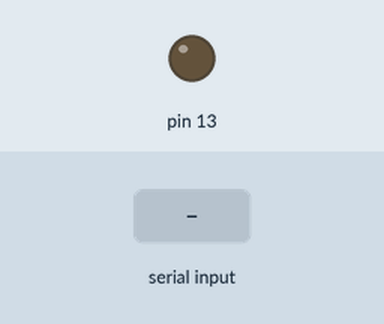
Bench run of a sketch on a simulated Arduino Uno, built with avr-gcc and run on an emulated ATmega328P. On the bench: output pins drawn as LEDs (lit = HIGH). The test bench sets the inputs (shaded band). What the sketch prints to the serial monitor is not drawn.

Above: at 1.2 s.
1.3 s: "1" received over Serial
At 1.7 s:
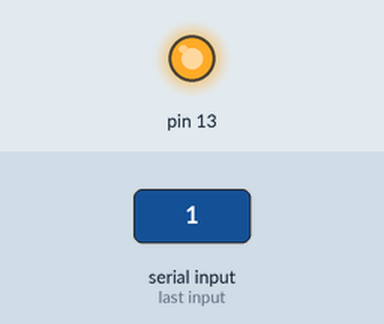
2.8 s: "2" received over Serial
At 3.4 s:
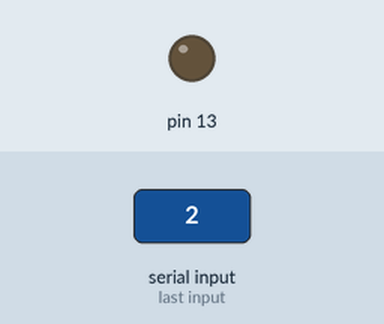
Timing chart, 0 to 5.8 s (numbered marks = the images above; inputs shaded):
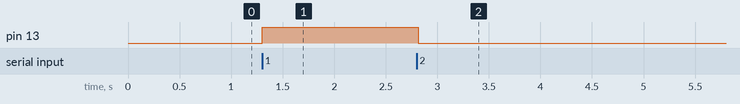

The sketch:

sketch_jun10b.ino
```cpp
int a;

void setup()
{

  pinMode(13, OUTPUT);
  Serial.begin(9600);

}

void loop()
{
  a = Serial.read();
  Serial.println(" Enter ur Choice = " );

    while(Serial.available() <1)
    {
        Serial.println(" I M IN WHILE ");
         a=Serial.read();

        if (a == 49)
            {
              digitalWrite(13, HIGH);
              delay(1000);
            }

          else if(a == 50)
                  {
                    digitalWrite(13, LOW);
                    delay(1000);
                  }

          Serial.println(a);
      }
}
```

Measured:
- after the input at 1.3 s, pin 13: LOW → HIGH at once
- after the input at 2.8 s, pin 13: HIGH → LOW at once
